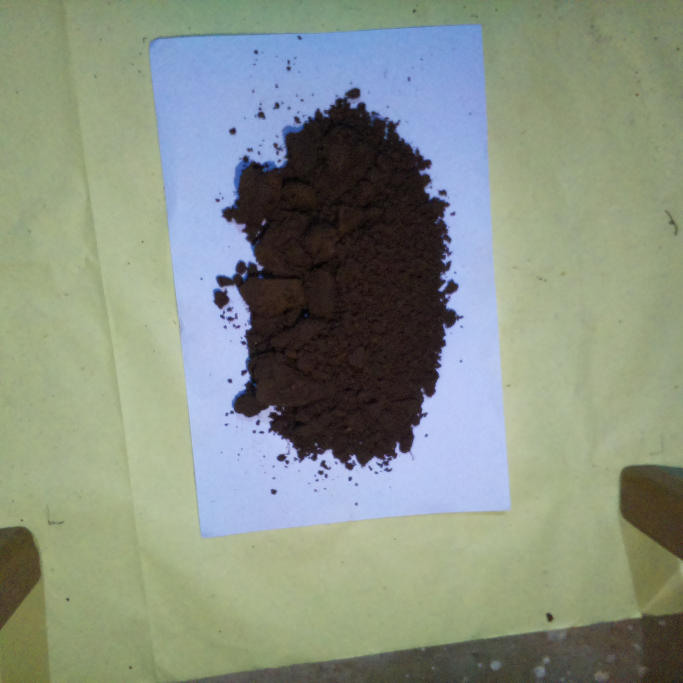
#> input picture assets/raw/artificial_agro_20.jpg, 2048 x 2048 px (shown at 1/3 size); its folder holds 4 pictures in this run
$ jupyter execute --allow-errors data_preprocessing.ipynb
#> lines starting #> are read from the running program, lines starting #| are printed output that depends on the picture; after the words box and inside, x2 and y2 are one past the last pixel; in counts of white or black regions, pixels touching at a corner belong together
[cell 1]
import cv2
import numpy as np
import os
import shutil

## apply watershed and convert to hsv
path = "jpgData"
#> (the rest of this cell did not finish here and is left out)

[cell 2]
import os
import numpy as np
import csv

preprocessingPath="close_seg"
path = "data"
#> (the rest of this cell did not finish here and is left out)

[cell 3]
# [28 lines of commented-out code are left out]

[cell 4]
def center_crop(img, dim):
  """Returns center cropped image

  Args:
  img: image to be center cropped
  dim: dimensions (width, height) to be cropped from center
  """
  center = img.shape
  h = img.shape[0]
  w = img.shape[1]
  x = center[1]/2 - dim/2
  y = center[0]/2 - dim/2

  crop_img = img[int(y):int(y+h), int(x):int(x+w)]
  return crop_img

[cell 5]
'''
    CODE FOR EXTRACTING SOIL FROM BACKGROUND IMAGE USING
    IMAGE PROCESSING TECHNIQUES
'''

import os
import cv2
import numpy as np
import matplotlib.pyplot as plt
from rembg import remove

root = "../assets/raw"
images = [x for x in os.listdir(root) if x.split('.')[1]=='jpg']
path = os.path.join(root, images[1])
output_path = (os.path.join(root,'sample.png'))

image = cv2.imread(path)
#> image is the input picture: shape (2048, 2048, 3); mean B, G, R 132.1, 145.2, 135.7
rgb_image = cv2.cvtColor(image, cv2.COLOR_BGR2RGB)

# Thresholding to get the white region
binr = cv2.threshold(rgb_image[:, :, 2], 250, 255, cv2.THRESH_BINARY + cv2.THRESH_OTSU)[1]
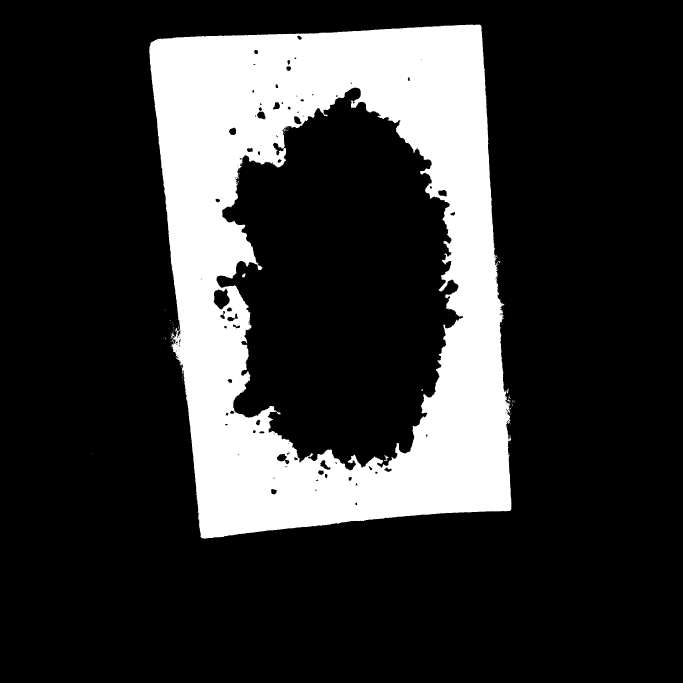
#> binr: shape (2048, 2048) (shown at 1/3 size); 20.4% white; 123 white regions (116 under 20 px), largest, box (x1, y1, x2, y2) and area: (448, 74, 1534, 1616) 857079, (726, 819, 736, 832) 81, (1154, 1365, 1166, 1376) 61

# Eroding to remove noise and small white regions
kernel = np.ones((5, 5), np.uint8)
opening = cv2.erode(binr, kernel, iterations=5)
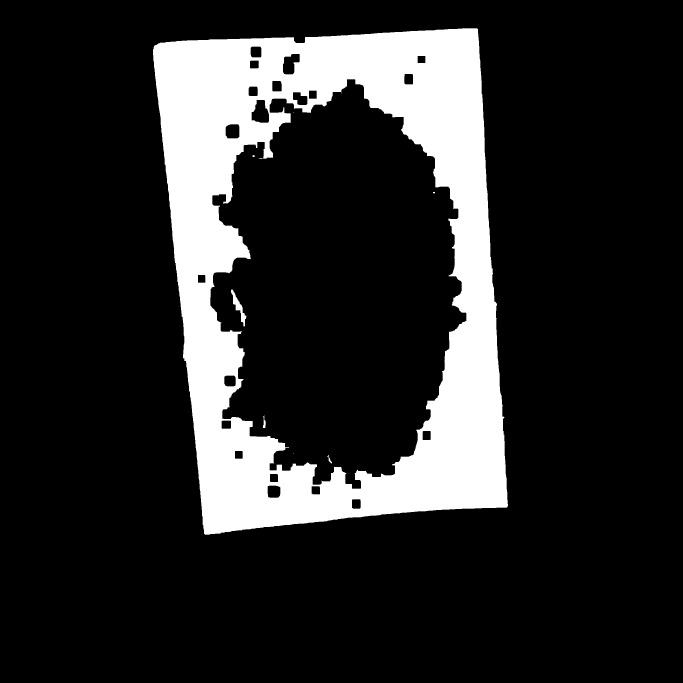
#> opening: shape (2048, 2048) (shown at 1/3 size); 16.7% white; 8 white regions (2 under 20 px)

# Finding contours in the white region
contours, hierarchy = cv2.findContours(opening, cv2.RETR_EXTERNAL, cv2.CHAIN_APPROX_SIMPLE)
#> contours = 1 contour; box (x1, y1, x2, y2) and area: (459, 85, 1524, 1604) 1370168

# Filling the contours with white color
filled_image = np.zeros_like(opening)
cv2.drawContours(filled_image, contours, -1, 255, thickness=cv2.FILLED)
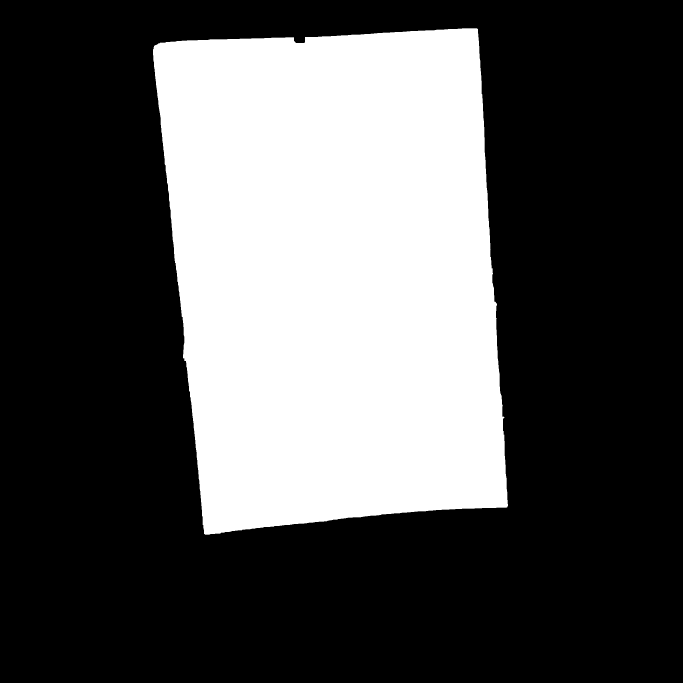
#> filled_image: shape (2048, 2048) (shown at 1/3 size); 32.7% white; 1 white region, box (x1, y1, x2, y2) and area: (459, 85, 1524, 1604) 1372590

# Bitwise AND with the original image to keep the soil and white paper
output = cv2.bitwise_and(rgb_image, rgb_image, mask=filled_image)
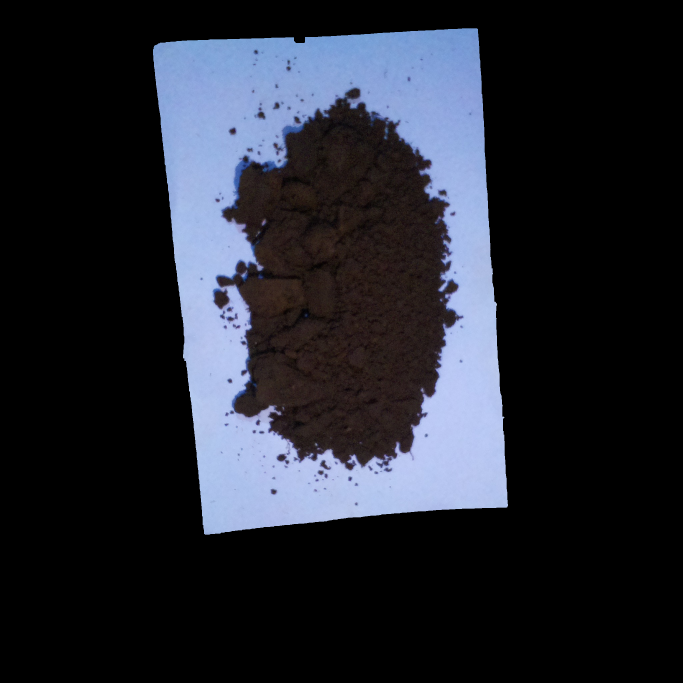
#> output: shape (2048, 2048, 3) (shown at 1/3 size); mean R, G, B 35.8, 38.6, 47.8

# Remove remaining white background
#> (the rest of this cell did not finish here and is left out)
